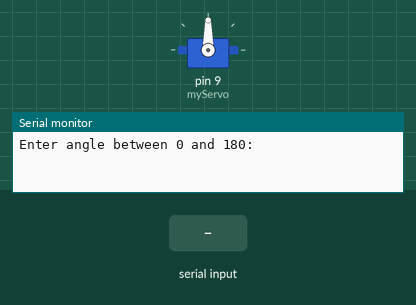
Simulated run of this sketch. Board: Arduino Uno, built with avr-gcc and run on an emulated ATmega328P. On the bench: servo, the last lines printed to the serial monitor. The inputs (shaded band) are chosen by the test bench.

Above: at 1.2 s.
1.3 s: "90,45\n" received over Serial
At 2.5 s:
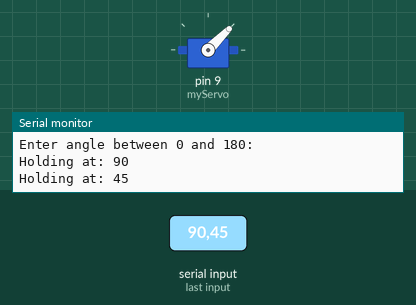
2.8 s: "30,150\n" received over Serial
At 3.8 s:
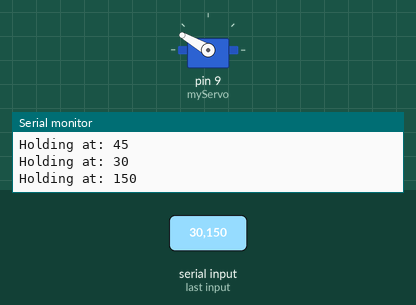
4.3 s: "5\n" received over Serial
At 4.8 s:
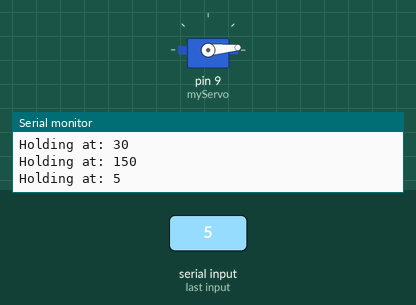
5.8 s: "90\n" received over Serial
At 7.1 s:
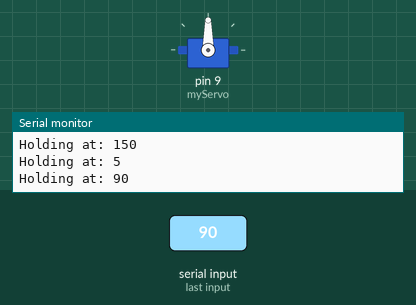
Timing chart, 0 to 8.3 s (numbered marks = the images above; inputs shaded):
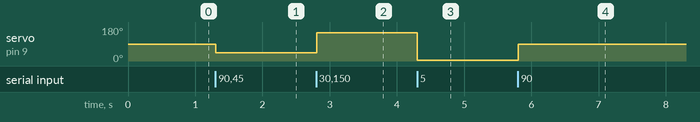

Measured:
- after the input at 1.3 s, servo on pin 9 (myServo): 90° → 45° at once
- after the input at 2.8 s, servo on pin 9 (myServo): 45° → 150° at once
- after the input at 4.3 s, servo on pin 9 (myServo): 150° → 5° at once
- after the input at 5.8 s, servo on pin 9 (myServo): 5° → 90° at once

The sketch:

All5servos.ino
```cpp
#include <Servo.h>

Servo myServo;
int angle = 90;   // start at center

void setup() {
  Serial.begin(9600);
  myServo.attach(9);
  myServo.write(angle);

  Serial.println("Enter angle between 0 and 180:");
}

void loop() {

  if (Serial.available() > 0) {

    int newAngle = Serial.parseInt();   // read number

    // clear serial buffer (important)
    while (Serial.available() > 0) {
      Serial.read();
    }

    if (newAngle >= 0 && newAngle <= 180) {

      angle = newAngle;
      myServo.write(angle);

      Serial.print("Holding at: ");
      Serial.println(angle);
    }
    else {
      Serial.println("Invalid! Enter 0 to 180");
    }
  }
}
```
